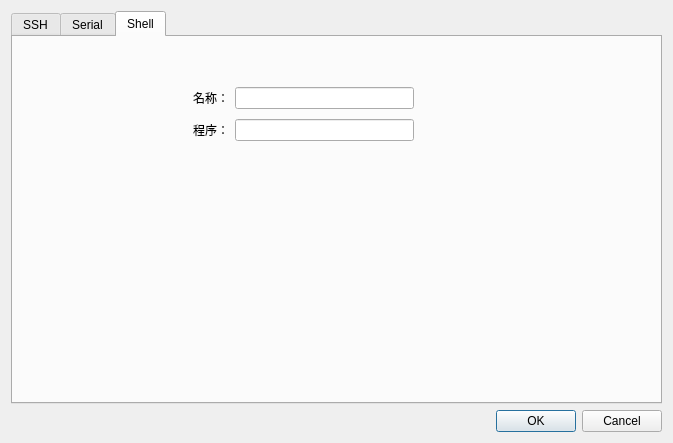
<?xml version="1.0" encoding="UTF-8"?>
<ui version="4.0">
 <class>SessionDialog</class>
 <widget class="QDialog" name="SessionDialog">
  <property name="geometry">
   <rect>
    <x>0</x>
    <y>0</y>
    <width>673</width>
    <height>443</height>
   </rect>
  </property>
  <property name="windowTitle">
   <string>Dialog</string>
  </property>
  <layout class="QVBoxLayout" name="verticalLayout">
   <item>
    <widget class="QTabWidget" name="tabWidget">
     <property name="currentIndex">
      <number>2</number>
     </property>
     <widget class="QWidget" name="ssh_tab">
      <attribute name="title">
       <string>SSH</string>
      </attribute>
      <widget class="QWidget" name="formLayoutWidget">
       <property name="geometry">
        <rect>
         <x>180</x>
         <y>60</y>
         <width>221</width>
         <height>251</height>
        </rect>
       </property>
       <layout class="QFormLayout" name="formLayout">
        <property name="horizontalSpacing">
         <number>6</number>
        </property>
        <property name="verticalSpacing">
         <number>10</number>
        </property>
        <item row="0" column="0">
         <widget class="QLabel" name="ssh_name_label">
          <property name="text">
           <string>名称：</string>
          </property>
         </widget>
        </item>
        <item row="0" column="1">
         <widget class="QLineEdit" name="ssh_name"/>
        </item>
        <item row="1" column="0">
         <widget class="QLabel" name="ssh_server_label">
          <property name="text">
           <string>服务器：</string>
          </property>
         </widget>
        </item>
        <item row="2" column="0">
         <widget class="QLabel" name="ssh_port_label">
          <property name="text">
           <string>端口号：</string>
          </property>
         </widget>
        </item>
        <item row="1" column="1">
         <widget class="QLineEdit" name="ssh_server"/>
        </item>
        <item row="2" column="1">
         <widget class="QLineEdit" name="ssh_port"/>
        </item>
        <item row="3" column="0">
         <widget class="QLabel" name="ssh_username_label">
          <property name="text">
           <string>用户名：</string>
          </property>
         </widget>
        </item>
        <item row="4" column="0">
         <widget class="QLabel" name="ssh_password_label">
          <property name="text">
           <string>密码：</string>
          </property>
         </widget>
        </item>
        <item row="3" column="1">
         <widget class="QLineEdit" name="ssh_username"/>
        </item>
        <item row="4" column="1">
         <widget class="QLineEdit" name="ssh_password"/>
        </item>
       </layout>
      </widget>
     </widget>
     <widget class="QWidget" name="serial_tab">
      <attribute name="title">
       <string>Serial</string>
      </attribute>
      <widget class="QWidget" name="formLayoutWidget_2">
       <property name="geometry">
        <rect>
         <x>180</x>
         <y>50</y>
         <width>221</width>
         <height>251</height>
        </rect>
       </property>
       <layout class="QFormLayout" name="formLayout_2">
        <property name="horizontalSpacing">
         <number>6</number>
        </property>
        <property name="verticalSpacing">
         <number>10</number>
        </property>
        <item row="0" column="0">
         <widget class="QLabel" name="label_6">
          <property name="text">
           <string>名称：</string>
          </property>
         </widget>
        </item>
        <item row="0" column="1">
         <widget class="QLineEdit" name="serial_name"/>
        </item>
        <item row="1" column="0">
         <widget class="QLabel" name="label_7">
          <property name="text">
           <string>串口：</string>
          </property>
         </widget>
        </item>
        <item row="1" column="1">
         <widget class="QComboBox" name="serial_port"/>
        </item>
        <item row="2" column="0">
         <widget class="QLabel" name="label_8">
          <property name="text">
           <string>波特率：</string>
          </property>
         </widget>
        </item>
        <item row="2" column="1">
         <widget class="QComboBox" name="serial_baud"/>
        </item>
       </layout>
      </widget>
     </widget>
     <widget class="QWidget" name="shell_tab">
      <attribute name="title">
       <string>Shell</string>
      </attribute>
      <widget class="QWidget" name="formLayoutWidget_3">
       <property name="geometry">
        <rect>
         <x>180</x>
         <y>50</y>
         <width>221</width>
         <height>251</height>
        </rect>
       </property>
       <layout class="QFormLayout" name="formLayout_3">
        <property name="horizontalSpacing">
         <number>6</number>
        </property>
        <property name="verticalSpacing">
         <number>10</number>
        </property>
        <item row="0" column="0">
         <widget class="QLabel" name="label_9">
          <property name="text">
           <string>名称：</string>
          </property>
         </widget>
        </item>
        <item row="0" column="1">
         <widget class="QLineEdit" name="shell_name"/>
        </item>
        <item row="1" column="0">
         <widget class="QLabel" name="label_10">
          <property name="text">
           <string>程序：</string>
          </property>
         </widget>
        </item>
        <item row="1" column="1">
         <widget class="QLineEdit" name="shell_program"/>
        </item>
       </layout>
      </widget>
     </widget>
    </widget>
   </item>
   <item>
    <widget class="QDialogButtonBox" name="buttonBox">
     <property name="orientation">
      <enum>Qt::Orientation::Horizontal</enum>
     </property>
     <property name="standardButtons">
      <set>QDialogButtonBox::StandardButton::Cancel|QDialogButtonBox::StandardButton::Ok</set>
     </property>
    </widget>
   </item>
  </layout>
 </widget>
 <resources/>
 <connections>
  <connection>
   <sender>buttonBox</sender>
   <signal>accepted()</signal>
   <receiver>SessionDialog</receiver>
   <slot>accept()</slot>
   <hints>
    <hint type="sourcelabel">
     <x>248</x>
     <y>254</y>
    </hint>
    <hint type="destinationlabel">
     <x>157</x>
     <y>274</y>
    </hint>
   </hints>
  </connection>
  <connection>
   <sender>buttonBox</sender>
   <signal>rejected()</signal>
   <receiver>SessionDialog</receiver>
   <slot>reject()</slot>
   <hints>
    <hint type="sourcelabel">
     <x>316</x>
     <y>260</y>
    </hint>
    <hint type="destinationlabel">
     <x>286</x>
     <y>274</y>
    </hint>
   </hints>
  </connection>
 </connections>
</ui>
